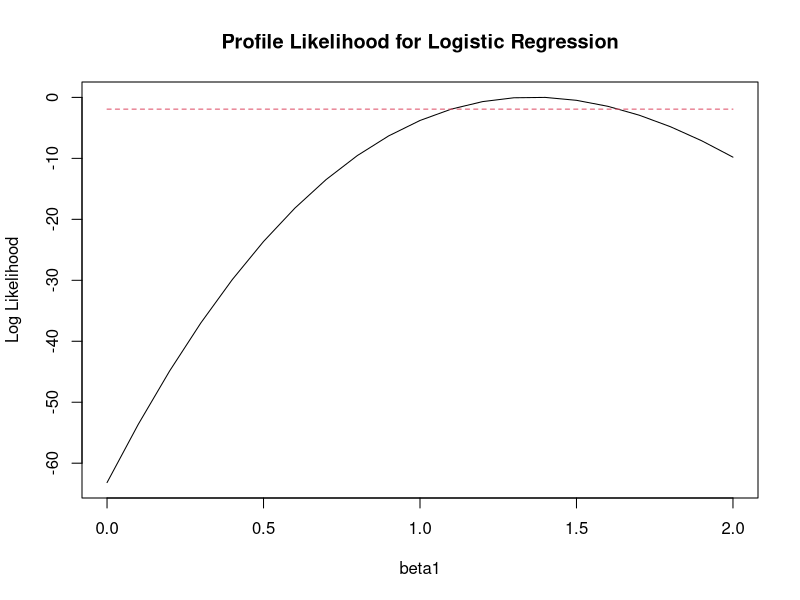

Write R code to recreate this figure.
## ---- chunk 1
# Clear variables
rm(list = ls())
## ---- chunk 2
data_AZT <- read.table("Logistic.txt", header = TRUE)
i <- c(1,0)  # [Whether receive AZT immediately or not]
i_failure <- c(0,1)  # [Whether receive AZT only after severe immune weakness or not]
x_i <- data_AZT[,3] - data_AZT[,2]  # [Number of successes for i] Don't develop AIDS
n_i <- data_AZT[,3]  # [Number of experiments for i] 
data.f_AZT <- data.frame(i, i_failure, x_i, n_i)
## ---- chunk 3
## negative log likelihood function
negaLogL <- function(beta, y, X, n){
    theta <- exp(X %*% beta) / (1 + exp(X %*% beta))
    - sum(dbinom(y, size = n, prob = theta, log = TRUE))
}
## ---- chunk 4
## Observation and design matrix
vec_y.tot <- data.f_AZT$x_i
vec_X.tot <- cbind(1, data.f_AZT$i)
vec_n.tot <- data.f_AZT$n

opt_AZT.tot <- nlminb(c(-1, 1), negaLogL, y = vec_y.tot, X = vec_X.tot, n = vec_n.tot)

glm_AZT.tot <- glm(formula = cbind(vec_y.tot, vec_n.tot - vec_y.tot) ~ -1 + vec_X.tot, family = binomial)
## ---- chunk 5
## Observation and design matrix
vec_y <- c(rep(1, data.f_AZT$x_i[1]), rep(0, data.f_AZT$n[1] - data.f_AZT$x_i[1]),
           rep(1, data.f_AZT$x_i[2]), rep(0, data.f_AZT$n[2] - data.f_AZT$x_i[2])) 
vec_i <- c(rep(1, data.f_AZT$n[1]), rep(0, data.f_AZT$n[2]))
vec_X <- cbind(1, vec_i)

opt_AZT <- nlminb(c(-1, 1), negaLogL, y = vec_y, X = vec_X, n = 1)

glm_AZT <- glm(vec_y ~ -1 + vec_X, family = binomial)
## ---- chunk 6
library(numDeriv)
H_AZT.tot <- hessian(negaLogL, opt_AZT.tot$par, y = vec_y.tot, X = vec_X.tot, n = vec_n.tot)
stdError.beta <- sqrt(diag(solve(H_AZT.tot)))
I_AZT.tot <- - H_AZT.tot
## ---- chunk 7
knitr::kable(summary(glm_AZT.tot)$coefficient)
## ---- chunk 8
pred <- predict(glm_AZT.tot, type = "response", inteval = "cofidence", se.fit = TRUE, level = 0.95)
knitr::kable(cbind(c('beta1', 'beta2'), pred$fit, pred$fit + 2 * pred$se.fit, pred$fit - 2 * pred$se.fit), col.names = c('Parameter', 'Predicted Value', 'upper', 'lower'))
## ---- chunk 9
calProfileLogL <- function(beta1, y, X, n){
    beta <- c(beta1, 0)
    theta <- exp(X %*% beta) / (1 + exp(X %*% beta))
    return(sum(dbinom(y, size = n, prob = theta, log = TRUE)))
}
calProfileLogL2 <- function(vec_beta1, y, X, n){
    profileNegaLogL <- rep(0, length(vec_beta1))
    i <- 1
    for (beta1 in vec_beta1){
        beta <- c(beta1, 0)
        theta <- exp(X %*% beta) / (1 + exp(X %*% beta))
        profileNegaLogL[i] <- sum(dbinom(y, size = n, prob = theta, log = TRUE))
        i <- i + 1
    }
    return(profileNegaLogL)
}
beta1 <- seq(0, 2, by = 0.1)
# profileNegaLogL <- sapply(beta1, calProfileLogL, y = vec_y.tot, X = vec_X.tot, n = vec_n.tot)
profileNegaLogL <- calProfileLogL2(vec_beta1 = beta1, y = vec_y.tot, X = vec_X.tot, n = vec_n.tot)
plot(beta1, profileNegaLogL - max(profileNegaLogL), type = "l", ylab = "Log Likelihood")
lines(range(beta1),- qchisq(0.95, df = 1) / 2 * c(1,1), lty = 2, col = 2)
title("Profile Likelihood for Logistic Regression")
## ---- chunk 10
profileLogL.optim <- optimize(calProfileLogL, c(0, 2), y = vec_y.tot, X = vec_X.tot, n = vec_n.tot, maximum = TRUE)
beta1_profileLogL.optim <- profileLogL.optim$maximum
## ---- chunk 11
# waldStatistic <- (opt_AZT.tot$par - c(beta1_profileLogL.optim, 0)) / stdError.beta
W_AZT.0 <- t(opt_AZT.tot$par - c(beta1_profileLogL.optim, 0)) %*% I_AZT.tot %*% (opt_AZT.tot$par - c(beta1_profileLogL.optim, 0))
W_AZT.0
## ---- chunk 12
Q_AZT.0 <- -2 * log(calProfileLogL(beta1 = beta1_profileLogL.optim, y = vec_y.tot, X = vec_X.tot, n = vec_n.tot) / (- negaLogL(beta = opt_AZT.tot$par, y = vec_y.tot, X = vec_X.tot, n = vec_n.tot)))
Q_AZT.0
## ---- chunk 13
S_AZT.0 <- c(x_i[1] + x_i[2] - 2 * exp(beta1_profileLogL.optim) / (1 + exp(beta1_profileLogL.optim)), x_i[1] - 2 * exp(beta1_profileLogL.optim) / (1 + exp(beta1_profileLogL.optim)))
X2.0 <- t(S_AZT.0) %*% solve(I_AZT.tot) %*% S_AZT.0
X2.0
